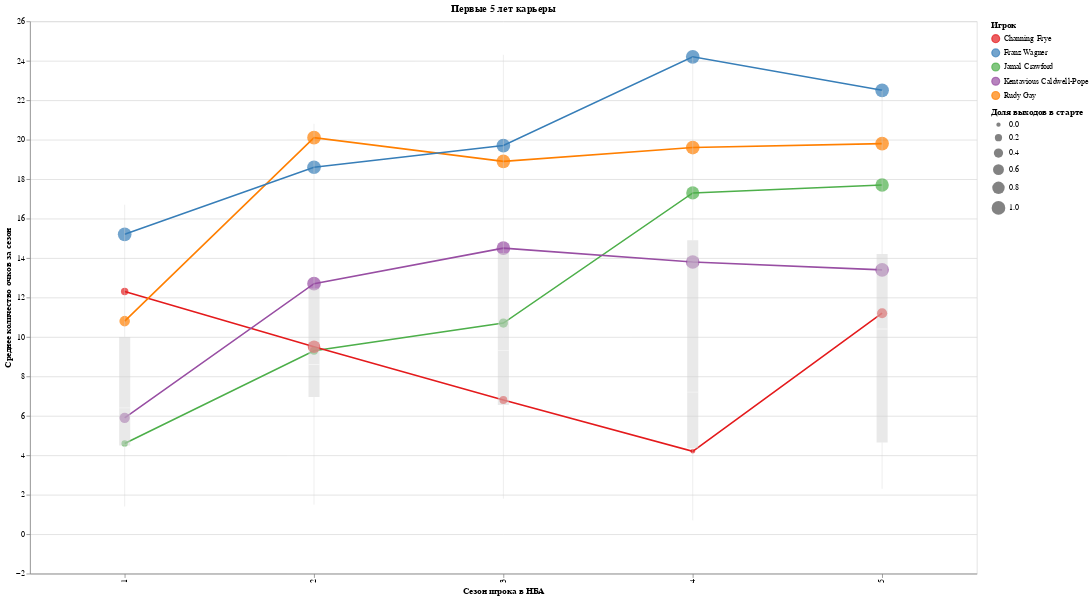

Notebook source saved alongside this figure:
### Code cell
plot_career_stats(df_5years, col_to_plot='PTS', player_ids_to_highlight=[2037, 200752, 101112, 203484, 1630532], col_to_plot_ru="Среднее количество очков за сезон")
